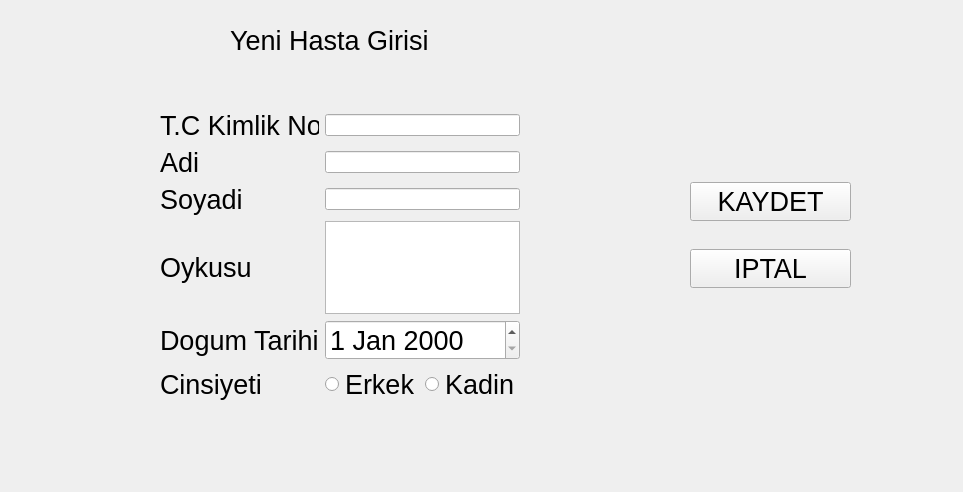
<?xml version="1.0" encoding="UTF-8"?>
<ui version="4.0">
 <class>HastaVeriGirisi</class>
 <widget class="QWidget" name="HastaVeriGirisi">
  <property name="geometry">
   <rect>
    <x>0</x>
    <y>0</y>
    <width>963</width>
    <height>492</height>
   </rect>
  </property>
  <property name="windowTitle">
   <string>Form</string>
  </property>
  <widget class="QWidget" name="layoutWidget">
   <property name="geometry">
    <rect>
     <x>690</x>
     <y>160</y>
     <width>161</width>
     <height>151</height>
    </rect>
   </property>
   <layout class="QGridLayout" name="gridLayout">
    <item row="0" column="0">
     <widget class="QPushButton" name="btnKaydet">
      <property name="font">
       <font>
        <pointsize>20</pointsize>
       </font>
      </property>
      <property name="text">
       <string>KAYDET</string>
      </property>
     </widget>
    </item>
    <item row="1" column="0">
     <widget class="QPushButton" name="btnIptal">
      <property name="font">
       <font>
        <pointsize>20</pointsize>
       </font>
      </property>
      <property name="text">
       <string>IPTAL</string>
      </property>
     </widget>
    </item>
   </layout>
  </widget>
  <widget class="QWidget" name="layoutWidget_2">
   <property name="geometry">
    <rect>
     <x>160</x>
     <y>110</y>
     <width>360</width>
     <height>293</height>
    </rect>
   </property>
   <layout class="QGridLayout" name="gridLayout_2">
    <item row="0" column="0">
     <widget class="QLabel" name="lblTc">
      <property name="font">
       <font>
        <pointsize>20</pointsize>
       </font>
      </property>
      <property name="text">
       <string>T.C Kimlik No</string>
      </property>
     </widget>
    </item>
    <item row="0" column="1" colspan="2">
     <widget class="QLineEdit" name="leTc"/>
    </item>
    <item row="1" column="0">
     <widget class="QLabel" name="lblAdi">
      <property name="font">
       <font>
        <pointsize>20</pointsize>
       </font>
      </property>
      <property name="text">
       <string>Adi</string>
      </property>
     </widget>
    </item>
    <item row="1" column="1" colspan="2">
     <widget class="QLineEdit" name="leAdi"/>
    </item>
    <item row="2" column="0">
     <widget class="QLabel" name="lblSoyadi">
      <property name="font">
       <font>
        <pointsize>20</pointsize>
       </font>
      </property>
      <property name="text">
       <string>Soyadi</string>
      </property>
     </widget>
    </item>
    <item row="3" column="0">
     <widget class="QLabel" name="lblHes">
      <property name="font">
       <font>
        <pointsize>20</pointsize>
       </font>
      </property>
      <property name="text">
       <string>Oykusu</string>
      </property>
     </widget>
    </item>
    <item row="4" column="0">
     <widget class="QLabel" name="lblDogumTarihi">
      <property name="font">
       <font>
        <pointsize>20</pointsize>
       </font>
      </property>
      <property name="text">
       <string>Dogum Tarihi</string>
      </property>
     </widget>
    </item>
    <item row="5" column="0">
     <widget class="QLabel" name="lblCinsiyeti">
      <property name="font">
       <font>
        <pointsize>20</pointsize>
       </font>
      </property>
      <property name="text">
       <string>Cinsiyeti</string>
      </property>
     </widget>
    </item>
    <item row="5" column="1">
     <widget class="QRadioButton" name="rbErkek">
      <property name="font">
       <font>
        <pointsize>20</pointsize>
       </font>
      </property>
      <property name="text">
       <string>Erkek</string>
      </property>
     </widget>
    </item>
    <item row="5" column="2">
     <widget class="QRadioButton" name="rbKadin">
      <property name="font">
       <font>
        <pointsize>20</pointsize>
       </font>
      </property>
      <property name="text">
       <string>Kadin</string>
      </property>
     </widget>
    </item>
    <item row="2" column="1" colspan="2">
     <widget class="QLineEdit" name="leSoyadi"/>
    </item>
    <item row="4" column="1" colspan="2">
     <widget class="QDateEdit" name="deDogumTarihi">
      <property name="font">
       <font>
        <pointsize>20</pointsize>
       </font>
      </property>
     </widget>
    </item>
    <item row="3" column="1" colspan="2">
     <widget class="QTextEdit" name="teOykusu"/>
    </item>
   </layout>
  </widget>
  <widget class="QLabel" name="lblBaslik">
   <property name="geometry">
    <rect>
     <x>230</x>
     <y>-10</y>
     <width>481</width>
     <height>101</height>
    </rect>
   </property>
   <property name="font">
    <font>
     <pointsize>20</pointsize>
    </font>
   </property>
   <property name="text">
    <string>Yeni Hasta Girisi</string>
   </property>
  </widget>
 </widget>
 <resources/>
 <connections/>
</ui>
